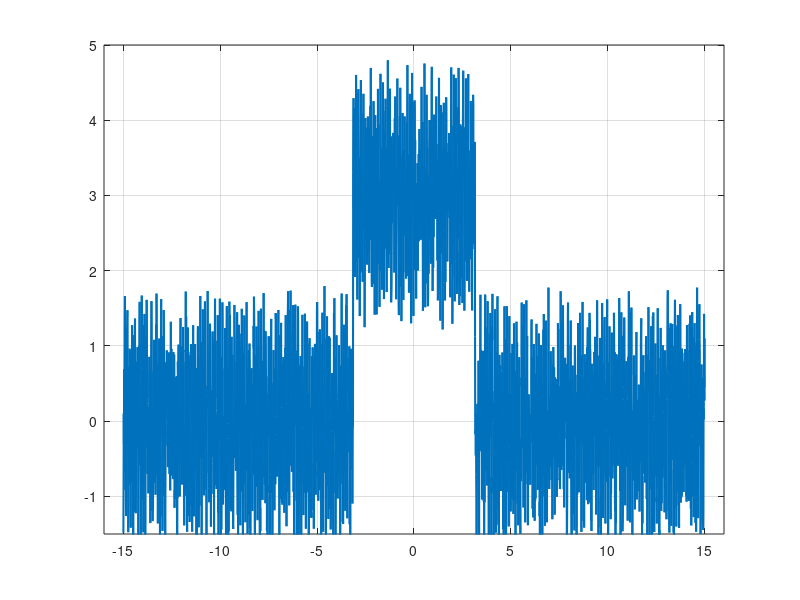

The MATLAB script that drew this image: (Note: this script raises an error after producing the figure.)

T = 30; % Большой интервал времени
dt = 0.01; % Маленький шаг дискретизации
t = -T/2 : dt : T/2; % Набор временный шагов
V = 1/dt; % Ширина диапазона частот
dv = 1/T; % Шаг частоты
v = -V/2 : dv : V/2; % Набор частот для FFT

t_1 = -pi;
t_2 = pi;
a = 3;

g = zeros(size(t));
g(t >= t_1 & t <= t_2) = a; % Значения функции g(t)
xi = 2*rand(size(t)) - 1; % Дискретные значения шума

b = 1;
c = 0.8;
d = 50;

width = 800;
height = 600;
resolution = 300;

u = g + b*xi + c*sin(d*t);

figure;
plot(t, u, 'LineWidth', 1.5);
grid on;
xlim([-T/2-1 T/2+1]);
ylim([-1.5 5]);
xlabel("t", FontSize=24);
ylabel("u(t)", FontSize=24);
title("Зашумлённая g(t)", FontSize=24);


set(gcf, 'Units', 'pixels', 'Position', [100, 100, 1200, 800]);
exportgraphics(gcf, 'noise_g.png', 'Resolution', 300);


figure;
plot(t, g, 'LineWidth', 1.5);
grid on;
ylim([-1.5 5]);
xlim([-T/2-1 T/2+1]);
xlabel("t", FontSize=24);
ylabel("g(t)",FontSize=24);
title("Функция g(t)", FontSize=24);
set(gcf, 'Units', 'pixels', 'Position', [100, 100, 1200, 800]);
exportgraphics(gcf, 'function_g.png', 'Resolution', 300);


U = fftshift(fft(u));

figure;
plot(v, abs(U), 'LineWidth', 1.5);
grid on;
ylim([-5 2000]);
xlim([-V/2-1 V/2+1]);
xlabel("v", FontSize=24);
ylabel("U(v)",FontSize=24);
title("Фурье-образ функции u(t)", FontSize=24);
set(gcf, 'Units', 'pixels', 'Position', [100, 100, 1200, 800]);
exportgraphics(gcf, 'im_noise.png', 'Resolution', 300);
